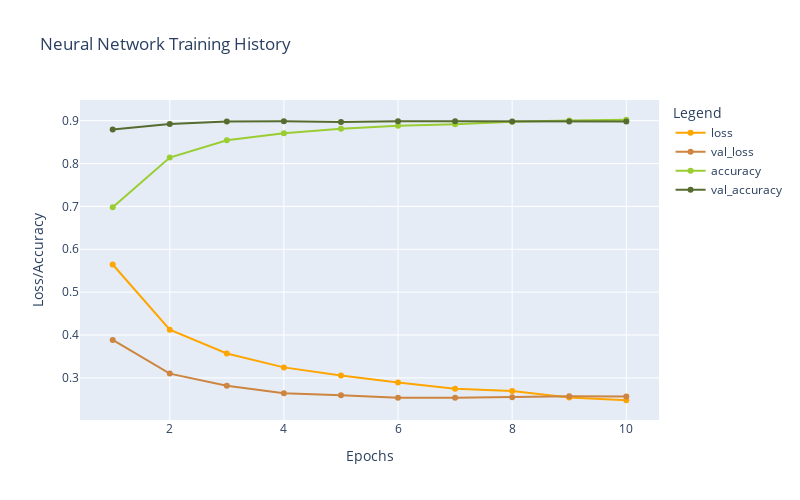

Here is the notebook cell this chart was saved with:
### Code cell
plot_history(history2b)

### Figure 1 — Plotly figure (JSON) as saved in the notebook; plotly's stock layout.template omitted (floating-point values rounded to 4 significant figures)
{"data": [{"hovertemplate": "Legend=loss<br>Epochs=%{x}<br>Loss/Accuracy=%{y}<extra></extra>", "legendgroup": "loss", "line": {"color": "orange", "dash": "solid"}, "marker": {"symbol": "circle"}, "mode": "lines+markers", "name": "loss", "orientation": "v", "showlegend": true, "type": "scatter", "x": [1, 2, 3, 4, 5, 6, 7, 8, 9, 10], "xaxis": "x", "y": [0.5645, 0.4123, 0.3568, 0.3245, 0.3057, 0.289, 0.2747, 0.2695, 0.2545, 0.2478], "yaxis": "y"}, {"hovertemplate": "Legend=val_loss<br>Epochs=%{x}<br>Loss/Accuracy=%{y}<extra></extra>", "legendgroup": "val_loss", "line": {"color": "peru", "dash": "solid"}, "marker": {"symbol": "circle"}, "mode": "lines+markers", "name": "val_loss", "orientation": "v", "showlegend": true, "type": "scatter", "x": [1, 2, 3, 4, 5, 6, 7, 8, 9, 10], "xaxis": "x", "y": [0.3884, 0.3099, 0.2818, 0.2639, 0.2597, 0.2535, 0.2535, 0.2549, 0.2574, 0.2565], "yaxis": "y"}, {"hovertemplate": "Legend=accuracy<br>Epochs=%{x}<br>Loss/Accuracy=%{y}<extra></extra>", "legendgroup": "accuracy", "line": {"color": "yellowgreen", "dash": "solid"}, "marker": {"symbol": "circle"}, "mode": "lines+markers", "name": "accuracy", "orientation": "v", "showlegend": true, "type": "scatter", "x": [1, 2, 3, 4, 5, 6, 7, 8, 9, 10], "xaxis": "x", "y": [0.6982, 0.8139, 0.8542, 0.8706, 0.881, 0.8882, 0.8918, 0.8978, 0.9007, 0.9021], "yaxis": "y"}, {"hovertemplate": "Legend=val_accuracy<br>Epochs=%{x}<br>Loss/Accuracy=%{y}<extra></extra>", "legendgroup": "val_accuracy", "line": {"color": "darkolivegreen", "dash": "solid"}, "marker": {"symbol": "circle"}, "mode": "lines+markers", "name": "val_accuracy", "orientation": "v", "showlegend": true, "type": "scatter", "x": [1, 2, 3, 4, 5, 6, 7, 8, 9, 10], "xaxis": "x", "y": [0.8794, 0.8923, 0.8978, 0.8988, 0.8971, 0.8987, 0.8984, 0.8981, 0.8979, 0.8979], "yaxis": "y"}], "layout": {"height": 500, "legend": {"title": {"text": "Legend"}, "tracegroupgap": 0}, "title": {"text": "Neural Network Training History"}, "width": 800, "xaxis": {"anchor": "y", "domain": [0, 1], "title": {"text": "Epochs"}}, "yaxis": {"anchor": "x", "domain": [0, 1], "title": {"text": "Loss/Accuracy"}}}}
